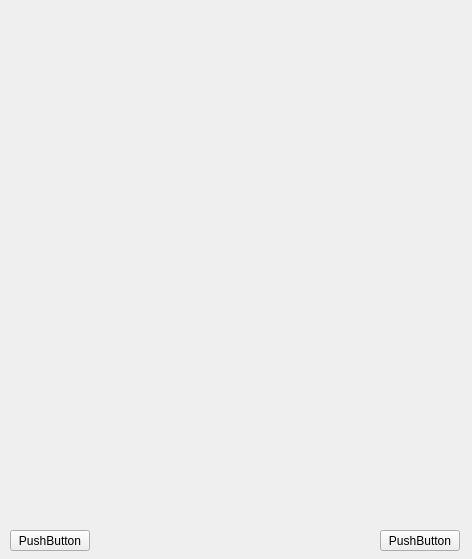
<?xml version="1.0" encoding="UTF-8"?>
<ui version="4.0">
 <class>update</class>
 <widget class="QWidget" name="update">
  <property name="geometry">
   <rect>
    <x>0</x>
    <y>0</y>
    <width>472</width>
    <height>559</height>
   </rect>
  </property>
  <property name="windowTitle">
   <string>Form</string>
  </property>
  <widget class="QWidget" name="gridLayoutWidget">
   <property name="geometry">
    <rect>
     <x>10</x>
     <y>20</y>
     <width>451</width>
     <height>501</height>
    </rect>
   </property>
   <layout class="QGridLayout" name="gridLayout"/>
  </widget>
  <widget class="QPushButton" name="pushButton">
   <property name="geometry">
    <rect>
     <x>10</x>
     <y>530</y>
     <width>80</width>
     <height>21</height>
    </rect>
   </property>
   <property name="text">
    <string>PushButton</string>
   </property>
  </widget>
  <widget class="QPushButton" name="pushButton_2">
   <property name="geometry">
    <rect>
     <x>380</x>
     <y>530</y>
     <width>80</width>
     <height>21</height>
    </rect>
   </property>
   <property name="text">
    <string>PushButton</string>
   </property>
  </widget>
 </widget>
 <resources/>
 <connections/>
</ui>
